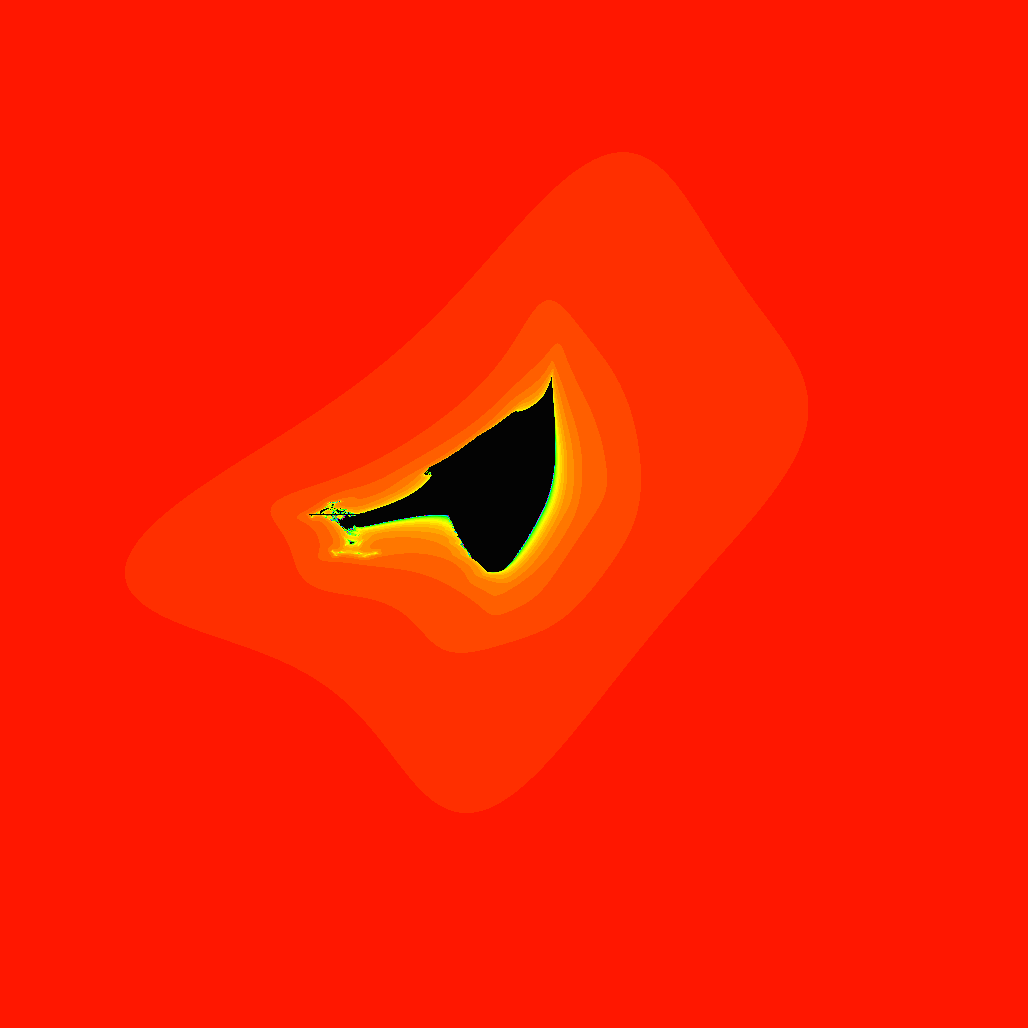
Frame 1 (no input)
Frame 60 (the mouse pressed at the canvas centre just before this capture): identical to frame 1, image omitted
Frame 120 (the mouse held since frame 60 and released just before this capture): blank canvas, image omitted

The Processing sketch that drew this single still picture (run headless with seeded random() and noise(); from frame 60 on, the mouse is pressed at the canvas centre):

// Processing sketch: happyFract
// ── happyFract.pde
// pixel array is so much faster
// happy island fractal with help from Alberta^2+b^2 -2ab
// 
// this is a sort of wonky complex-iterated-function
int iter;
float maxx,minx;
float maxy, miny;
float zoom = 0.1;
int BOC = 64; // hsb color and max count to infinty
int BM = 64; // color modulo
int MN =5;
void setup() {
  size(1028, 1028);  
  //fullScreen();
  colorMode(HSB, BOC);
  println(pow((2+3),2),(2*2)+(3*3));
  maxx =MN;
  minx=-MN;
  maxy=MN;
  miny=-MN;
}


void draw() {
  loadPixels();
  showmandel();
  updatePixels();
  //noLoop();
}

void mousePressed(){
   float x = map(mouseX, 0, width, minx, maxx);  // set the x on complex plane
   float y = map(mouseY, 0, height, miny, maxy); // s
   // center and zoom those coordinates
   maxx = x+zoom;
   minx = x-zoom;
   maxy = y+zoom;
   miny = y-zoom;
   
   zoom*=0.5;
   if (zoom<0.00001){
     zoom=1;
     maxx =MN;
  minx=-MN;
  maxy=MN;
  miny=-MN;
   }
 
}

void mouseDragged()
{
  println(BM);
  BM+= 1;
  if (BM > 64) {
    BM = 1;
  }
}

void keyPressed(){
 if( key == 'c'){
   
  maxx =2;
  minx=-2;
  maxy=2;
  miny=-2;
   
 }
 
 
}

void showmandel() {
  //background(0);
  for (int y = 0; y <height; y++) {
    for (int x =0; x <width; x++) {
      // map the plottng x and y to the calculatin a and b (imag)
      float a = map(x, 0, width, minx, maxx);  // set the x on complex plane
      float b = map(y, 0, height, miny, maxy); //  yset y on  the complex plane
      float ca =a;
      float cb =b;
      // iterate 100 times to see if unbounded
      //println(a,b);
      iter =0;
      while (iter < 100) {
        // happy fractal 
        // (a+b)^2
        // 2 abs(x*y)-c
        float aa = (a+b)*(a+b);
        float bb = - 2.0 *a*b;  //  

        a = aa +ca;//+map(mouseX,0,width,-2,2);// ca;
        b = bb +cb;// +map(mouseY,0,height,-2,2);// cb;

        if (abs(a+b)>BOC) {
         // println("I broke out");
          break;
          
        }
        iter++;
      }
      //println(iter);
      if (iter == 100) {
        pixels[x+y*width] =color(0,0,1);
      } else {
        pixels[x+y*width] = color(iter%BM,100,100);
      }
    }
  }
}
